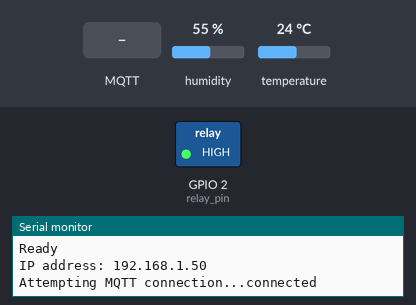
A sketch run on a simulated ESP8266 (NodeMCU). On the bench: switched loads named in the sketch (green lamp = pin HIGH), the last lines printed to the serial monitor. Inputs (shaded band) come from the test bench; at power-on: humidity 55 %, temperature 24 °C. WiFi joins after 1.5 s; servers stay silent unless stated; EEPROM starts erased; no MQTT or app messages arrive unless stated.

Above: at 3.7 s.
3.8 s: MQTT message "off" arrives on the first subscribed topic
At 5.0 s:
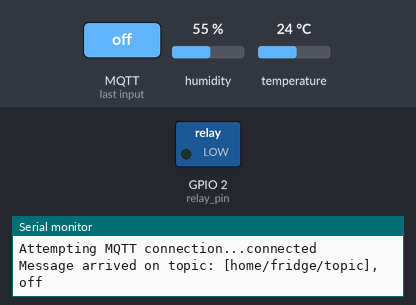
5.3 s: MQTT message "temperature, c" arrives on the first subscribed topic
6.8 s: MQTT message "humidity" arrives on the first subscribed topic
Timing chart, 0 to 9.8 s (numbered marks = the images above; inputs shaded):
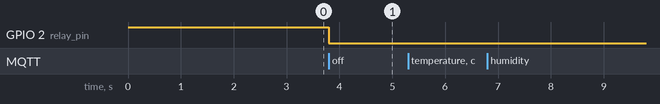

Measured:
- after the input at 3.8 s, GPIO 2 (relay_pin): HIGH → LOW at once

The sketch:

DHT11-MQTT.ino
```cpp
/*********
  Rui Santos
  Complete project details at http://randomnerdtutorials.com
  Arduino IDE example: Examples > Arduino OTA > BasicOTA.ino
*********/

#include <ESP8266WiFi.h>
#include <ESP8266mDNS.h>
#include <WiFiUdp.h>

//#include <SPI.h>

#include <DHT.h>
#include <EEPROM.h>
#include <PubSubClient.h>

// Replace with your network credentials
const char* ssid = "hoving";
const char* password = "groningen";
const char* mqtt_server = "m12.cloudmqtt.com";
const char* clientID = "Squirrel-1";
const char* outTopic = "home/fridge/temp";
const char* inTopic = "home/fridge/topic"; //- See more at: http://www.esp8266.com/viewtopic.php?f=29&t=8746#sthash.JgCr0pF5.dpuf
WiFiClient espClient;
PubSubClient client(espClient); //- See more at: http://www.esp8266.com/viewtopic.php?f=29&t=8746#sthash.JgCr0pF5.dpuf

int relay_pin = 2;
bool relayState = LOW;

#define DHTPIN 0          // What digital pin we're connected to
#define DHTTYPE DHT11     // DHT 11
DHT dht(DHTPIN, DHTTYPE,11);
float humidity, temp_c;  // Values read from sensor
// Generally, you should use "unsigned long" for variables that hold time
unsigned long previousMillis = 0;        // will store last temp was read
const long interval = 2000;              // interval at which to read sensor
char msg[50];


void callback(char* topic, byte* payload, unsigned int length) {
  // Conver the incoming byte array to a string
  payload[length] = '\0'; // Null terminator used to terminate the char array
  String message = (char*)payload;

  Serial.print("Message arrived on topic: [");
  Serial.print(topic);
  Serial.print("], ");
  Serial.println(message);

  if(message == "temperature, c"){
    gettemperature();
    Serial.print("Sending temperature:");
    Serial.println(temp_c);
    dtostrf(temp_c , 2, 2, msg);
    client.publish("home/fridge/temp", msg);
  } else if (message == "humidity"){
    gettemperature();
    Serial.print("Sending humidity:");
    Serial.println(humidity);
    dtostrf(humidity , 2, 2, msg);
    client.publish("home/fridge/humidity", msg);
  }  else if (message == "on" || message == "off" || message=="toggle" ){
    if (message == "off")
     relayState=HIGH;
    if (message == "on")
     relayState=LOW;
    if (message="toggle")
      relayState=!relayState;

    digitalWrite(relay_pin,relayState);
    EEPROM.write(0, relayState);    // Write state to EEPROM
    EEPROM.commit();
    if (relayState)
      client.publish("home/fridge/switch", "off");
    else
      client.publish("home/fridge/switch", "on");
  }

}

void gettemperature() {
  // Wait at least 2 seconds seconds between measurements.
  // if the difference between the current time and last time you read
  // the sensor is bigger than the interval you set, read the sensor
  // Works better than delay for things happening elsewhere also
  unsigned long currentMillis = millis();

  if(currentMillis - previousMillis >= interval) {
    // save the last time you read the sensor
    previousMillis = currentMillis;

    // Reading temperature for humidity takes about 250 milliseconds!
    // Sensor readings may also be up to 2 seconds 'old' (it's a very slow sensor)
    humidity = dht.readHumidity();          // Read humidity (percent)
    temp_c = dht.readTemperature();     // Read temperature as Celcius
    // Check if any reads failed and exit early (to try again).
    if (isnan(humidity) || isnan(temp_c)) {
      Serial.println("Failed to read from DHT sensor!");
      return;
    }
  }
}


void reconnect() {
  // Loop until we're reconnected
  while (!client.connected()) {
    Serial.print("Attempting MQTT connection...");
    // Attempt to connect
    if (client.connect(clientID, "meindert","jatkled147")) {
      Serial.println("connected");
      // Once connected, publish an announcement...
      client.publish(outTopic, clientID);
      // ... and resubscribe
      client.subscribe(inTopic);
    } else {
      Serial.print("failed, rc=");
      Serial.print(client.state());
      Serial.println(" try again in 5 seconds");

      delay(5000);
    }
  }
}


void setup() {
  EEPROM.begin(512);              // Begin eeprom to store on/off state - See more at: http://www.esp8266.com/viewtopic.php?f=29&t=8746#sthash.XN07AFwE.dpuf
  pinMode(relay_pin, OUTPUT);     // Initialize the relay pin as an output - See more at: http://www.esp8266.com/viewtopic.php?f=29&t=8746#sthash.XN07AFwE.dpuf
  relayState = EEPROM.read(0);
  digitalWrite(relay_pin,relayState);

  Serial.begin(9600);
  delay(1000);
  Serial.println("--------------------------------------");
  Serial.println("Booting...");
  WiFi.mode(WIFI_STA);
  WiFi.begin(ssid, password);
  while (WiFi.waitForConnectResult() != WL_CONNECTED) {
    Serial.println("Connection Failed! Rebooting...");
    delay(5000);
    ESP.restart();
  }

  Serial.println("Ready");
  Serial.print("IP address: "); Serial.println(WiFi.localIP());

  client.setServer(mqtt_server, 10341);
  client.setCallback(callback); // See more at: http://www.esp8266.com/viewtopic.php?f=29&t=8746#sthash.JgCr0pF5.dpuf

  dht.begin();


}

void loop() {

  if (!client.connected()) {
    reconnect();
  }
  client.loop();
}
```
